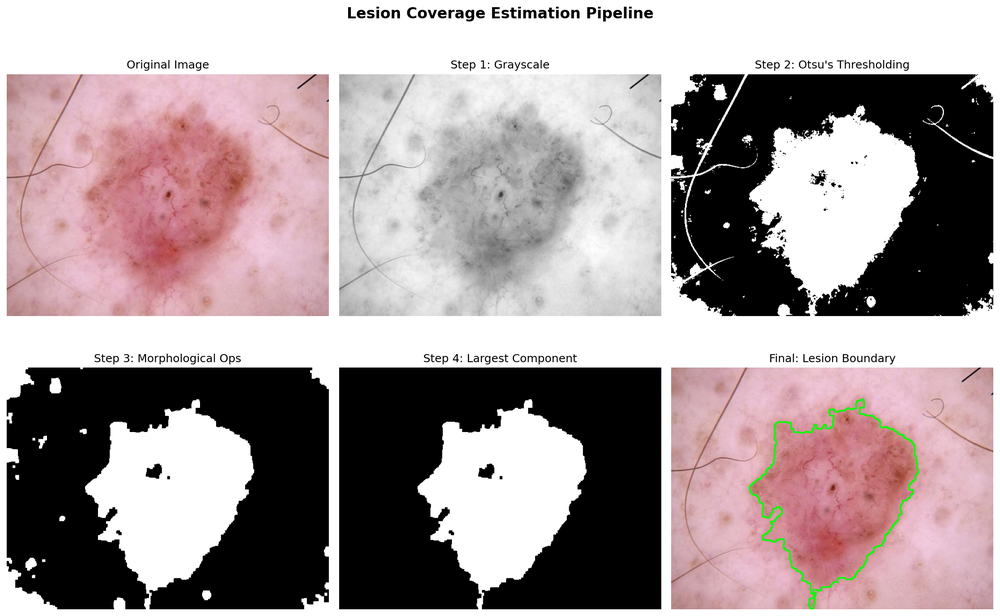
#> input picture lesion_coverage_results.png, 1000 x 616 px, shrunk from 2235 x 1376 before the run
$ python -i lesion_coverage.py   (imports and definitions only)
#> lines starting #> are read from the running program, lines starting #| are printed output that depends on the picture; after the words box and inside, x2 and y2 are one past the last pixel; in counts of white or black regions, pixels touching at a corner belong together
import cv2
import numpy as np
import matplotlib.pyplot as plt
from pathlib import Path

def estimate_lesion_coverage(image_path):
    """
    Estimates lesion coverage percentage and recommends patch size for dermoscopic images.

    Args:
        image_path: Path to the dermoscopic image (JPG)

    Returns:
        dict: Contains coverage percentage, patch size, lesion area, and processed images
    """
#> called with image_path = 'lesion_coverage_results.png'

    # Load the image
    img = cv2.imread(str(image_path))
#> img is the input picture: shape (616, 1000, 3); mean B, G, R 155.8, 154.1, 167.1
    if img is None:
        raise ValueError(f"Could not load image from {image_path}")

    print(f"Original image shape: {img.shape}")
#| Original image shape: (616, 1000, 3)

    # Step 1: Grayscale Conversion
    gray = cv2.cvtColor(img, cv2.COLOR_BGR2GRAY)
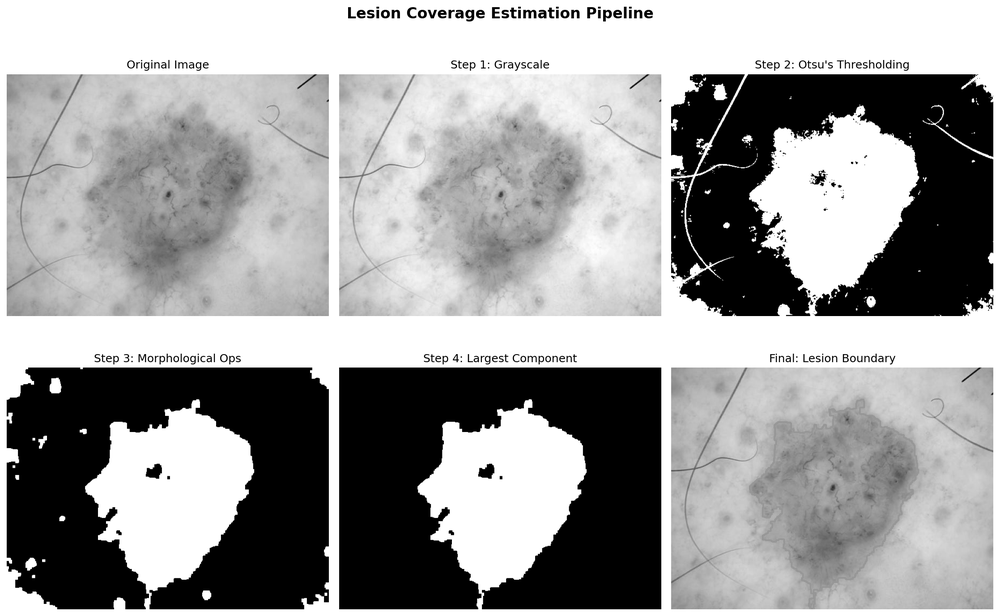
#> gray: shape (616, 1000); min 0, max 255, mean 158.2
    print("Step 1: Converted to grayscale")

    # Step 2: Otsu's Automatic Thresholding
    # Otsu's method automatically calculates optimal threshold
    _, binary_mask = cv2.threshold(gray, 0, 255, cv2.THRESH_BINARY_INV + cv2.THRESH_OTSU)
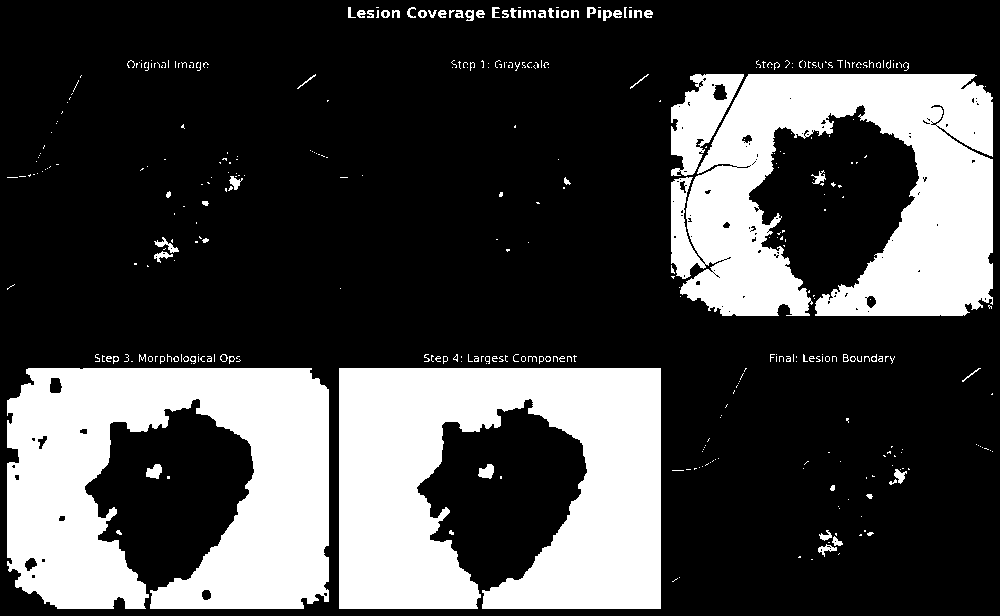
#> binary_mask: shape (616, 1000); 27.7% white; 398 white regions (330 under 20 px), largest, box (x1, y1, x2, y2) and area: (339, 368, 661, 609) 57711, (7, 368, 329, 609) 54807, (671, 74, 993, 316) 49413
    print("Step 2: Applied Otsu's thresholding")

    # Step 3: Morphological Operations
    # Define kernels for morphological operations
    kernel = np.ones((5, 5), np.uint8)

    # Morphological Opening (erosion followed by dilation)
    # Removes hair artifacts and small noise spots
    opened = cv2.morphologyEx(binary_mask, cv2.MORPH_OPEN, kernel)
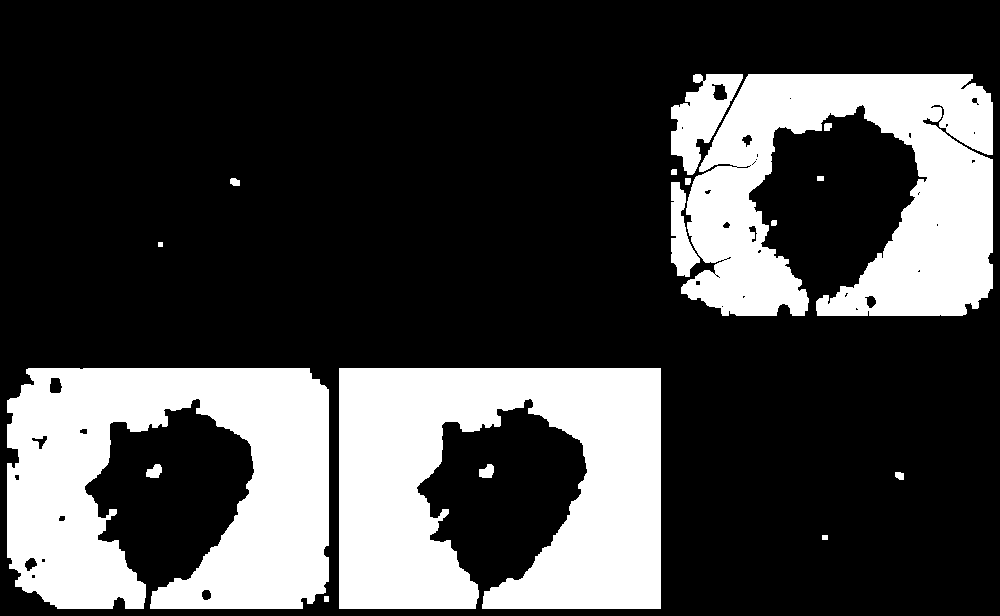
#> opened: shape (616, 1000); 26.7% white; 17 white regions, largest, box (x1, y1, x2, y2) and area: (339, 368, 661, 609) 57641, (7, 368, 329, 609) 54586, (681, 74, 993, 316) 46763

    # Morphological Closing (dilation followed by erosion)
    # Fills small holes within lesion boundary
    cleaned_mask = cv2.morphologyEx(opened, cv2.MORPH_CLOSE, kernel)
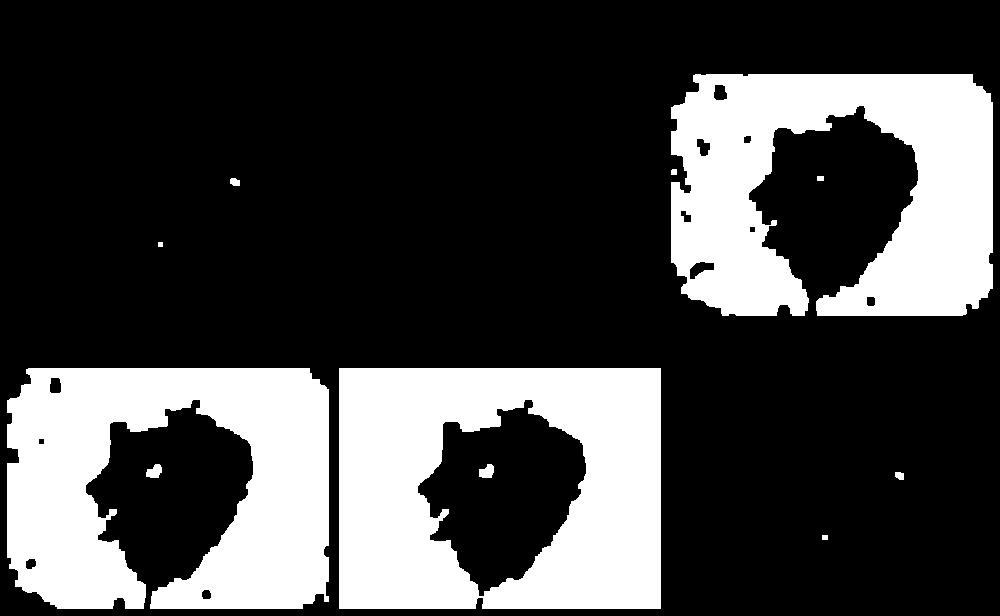
#> cleaned_mask: shape (616, 1000); 27% white; 11 white regions, largest, box (x1, y1, x2, y2) and area: (339, 368, 661, 609) 57692, (7, 368, 329, 609) 54920, (671, 74, 993, 316) 53237
    print("Step 3: Applied morphological operations (opening + closing)")

    # Step 4: Connected Component Analysis
    # Find all connected components and select the largest one
    num_labels, labels, stats, centroids = cv2.connectedComponentsWithStats(cleaned_mask, connectivity=8)
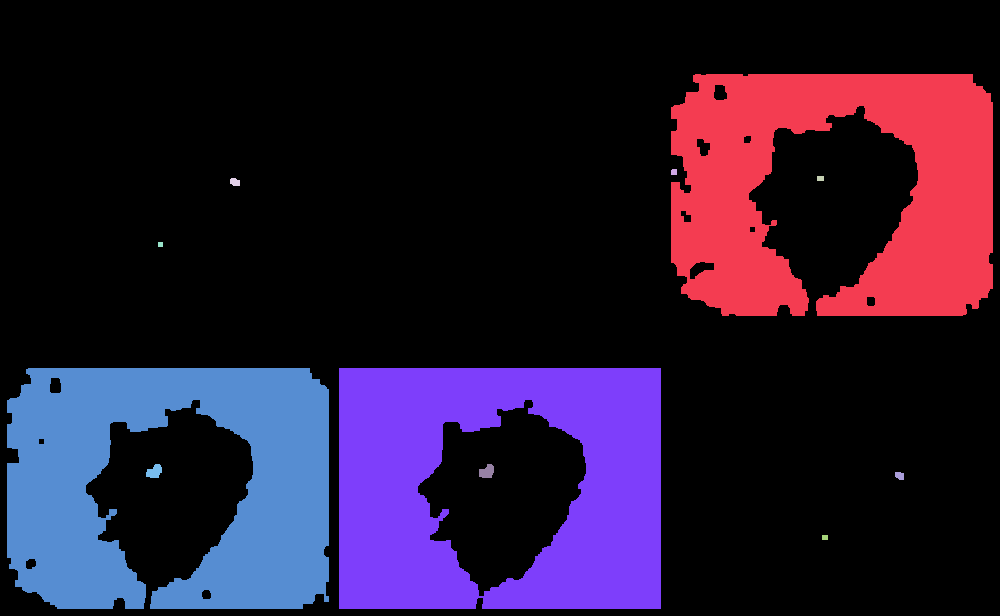
#> labels: shape (616, 1000) int32; 12 distinct labels, from 0 to 11; one colour per label, 0 black
#> num_labels = 12; stats = [[0, 0, 1000, 616, 449578], [671, 74, 322, 242, 53237], [671, 169, 6, 6, 35], [817, 176, 7, 5, 35], [230, 178, 10, 8, 67], [158, 242, 5, 5, 25], [7, 368, 322, 241, 54920], [339, 368, 322, 241, 57692], [146, 464, 16, 14, 161], [479, 464, 15, 14, 159], [895, 472, 9, 8, 61], [822, 535, 6, 5, 30]]; centroids = [[500.1, 276.5], [836.2, 191.2], [673.6, 171.6], [820, 178], [234.5, 181.6], [160, 244], [169.9, 485.3], [498.2, 486.3], [154.1, 471.2], [486.5, 471.3], [899.2, 475.3], [824.5, 537]]

    # Ignore background (label 0), find largest component
    if num_labels > 1:
        # Get areas of all components (excluding background)
        areas = stats[1:, cv2.CC_STAT_AREA]
#> areas = [53237, 35, 35, 67, 25, 54920, 57692, 161, 159, 61, 30]
        largest_component_label = np.argmax(areas) + 1  # +1 because we excluded background
#> largest_component_label = 7

        # Create mask with only the largest component
        final_mask = np.zeros_like(cleaned_mask)
        final_mask[labels == largest_component_label] = 255

        lesion_area = areas[largest_component_label - 1]
#> lesion_area = 57692
        print(f"Step 4: Selected largest connected component (area: {lesion_area} pixels)")
#| Step 4: Selected largest connected component (area: 57692 pixels)
    else:
        final_mask = cleaned_mask
        lesion_area = np.sum(cleaned_mask == 255)
        print("Step 4: No connected components found, using full mask")

    # Step 5: Coverage Calculation
    total_area = img.shape[0] * img.shape[1]
#> total_area = 616000
    coverage_percentage = (lesion_area / total_area) * 100
#> coverage_percentage = 9.37
    print(f"Step 5: Calculated coverage = {coverage_percentage:.2f}%")
#| Step 5: Calculated coverage = 9.37%

    # Step 6: Dynamic Patch Size Selection
    if coverage_percentage < 25:
        patch_size = 8
        num_patches = (img.shape[0] // patch_size) * (img.shape[1] // patch_size)
#> num_patches = 9625
        recommendation = "Small lesions → 8×8 patches (finer granularity for morphological details)"
    elif 25 <= coverage_percentage <= 50:
        patch_size = 16
        num_patches = (img.shape[0] // patch_size) * (img.shape[1] // patch_size)
        recommendation = "Medium lesions → 16×16 patches (balanced resolution and efficiency)"
    else:  # coverage_percentage > 50
        patch_size = 32
        num_patches = (img.shape[0] // patch_size) * (img.shape[1] // patch_size)
        recommendation = "Large lesions → 32×32 patches (maintains features, reduces computation)"

    print(f"Step 6: Recommended patch size = {patch_size}×{patch_size} ({num_patches} patches)")
#| Step 6: Recommended patch size = 8×8 (9625 patches)

    # Return results
    results = {
        'coverage_percentage': coverage_percentage,
        'lesion_area': lesion_area,
        'total_area': total_area,
        'patch_size': patch_size,
        'num_patches': num_patches,
        'recommendation': recommendation,
        'images': {
            'original': img,
            'grayscale': gray,
            'binary_mask': binary_mask,
            'cleaned_mask': cleaned_mask,
            'final_mask': final_mask
        }
    }

    return results


# [100 lines left out: functions visualize_results, save_results_to_text, not called in this run]


# [28 lines not run here, left out]

>>> result = estimate_lesion_coverage('lesion_coverage_results.png')
#> result = 7 items
